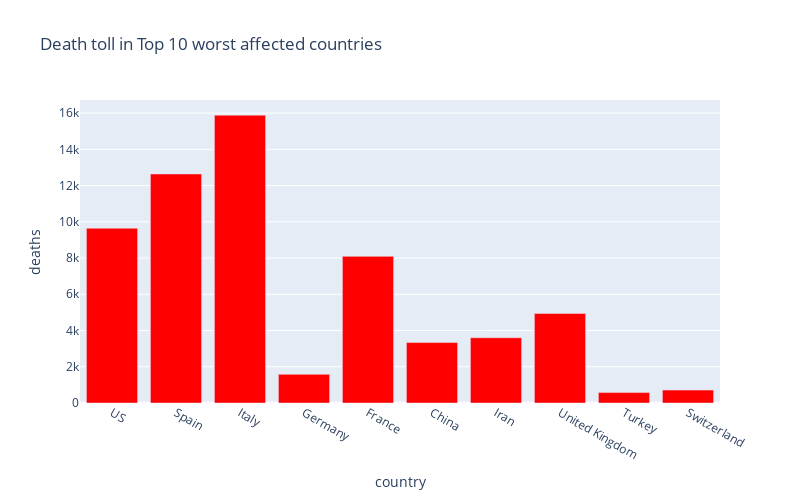

The code cell stored with this chart in its notebook:
### Markdown cell above
<div align="center">
<br>
<img src="https://www.who.int/images/default-source/health-topics/coronavirus/myth-busters/mythbuster-2.tmb-1920v.png?sfvrsn=635d24e5_3" height = 600px width=600px/>
<br>

</div>

### Code cell
px.bar(
    sorted_country_df.head(10),
    x = "country",
    y = "deaths",
    title= "Death toll in Top 10 worst affected countries", # the axis names
    color_discrete_sequence=["red"], 
    height=500,
    width=800
)

### Figure 1 — Plotly figure (JSON) as saved in the notebook; plotly's stock layout.template omitted (floating-point values rounded to 4 significant figures)
{"data": [{"alignmentgroup": "True", "hovertemplate": "country=%{x}<br>deaths=%{y}<extra></extra>", "legendgroup": "", "marker": {"color": "red"}, "name": "", "offsetgroup": "", "orientation": "v", "showlegend": false, "textposition": "auto", "type": "bar", "x": ["US", "Spain", "Italy", "Germany", "France", "China", "Iran", "United Kingdom", "Turkey", "Switzerland"], "xaxis": "x", "y": [9648, 12641, 15887, 1584, 8093, 3335, 3603, 4943, 574, 715], "yaxis": "y"}], "layout": {"barmode": "relative", "height": 500, "legend": {"tracegroupgap": 0}, "title": {"text": "Death toll in Top 10 worst affected countries"}, "width": 800, "xaxis": {"anchor": "y", "domain": [0, 1], "title": {"text": "country"}}, "yaxis": {"anchor": "x", "domain": [0, 1], "title": {"text": "deaths"}}}}
